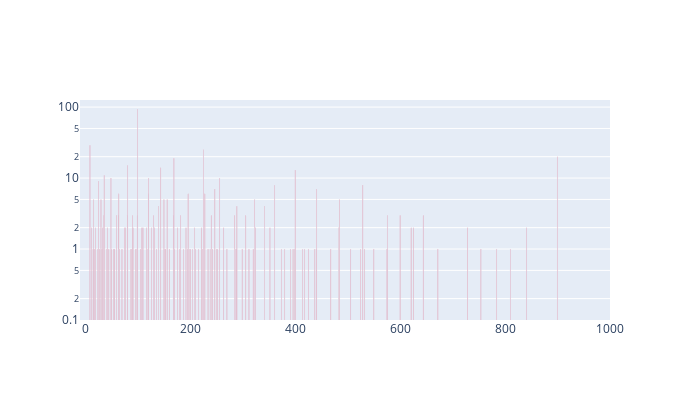

Write notebook code for a chart like this one.
### Code cell
# Segmentation
GridKeepDimDF = GridStatsDF[GridStatsDF['comparison'] == 'still'].reset_index(drop=True)\
                                                                 .rename(columns={'size_in': 'size'})
# display(GridSquaredDF)

fig = go.Figure()
fig.add_trace(
        go.Bar(x=GridKeepDimDF['size'],
               y=GridKeepDimDF['count'],
               marker_color='crimson',
))
fig.update_layout(autosize=False, width=690, height=400, 
                  xaxis=dict(type="linear", range=[-10, 1000]),
                  yaxis=dict(type="log", range=[-1, 2.1]))
fig.show()

### Figure 1 — Plotly figure (JSON) as saved in the notebook; plotly's stock layout.template omitted (floating-point values rounded to 4 significant figures; data arrays with more than 128 entries replaced by an {"elided": "..."} marker saying what was removed)
{"data": [{"marker": {"color": "crimson"}, "type": "bar", "x": {"elided": "133 int values"}, "y": {"elided": "133 int values"}}], "layout": {"autosize": false, "height": 400, "width": 690, "xaxis": {"range": [-10, 1000], "type": "linear"}, "yaxis": {"range": [-1, 2.1], "type": "log"}}}
